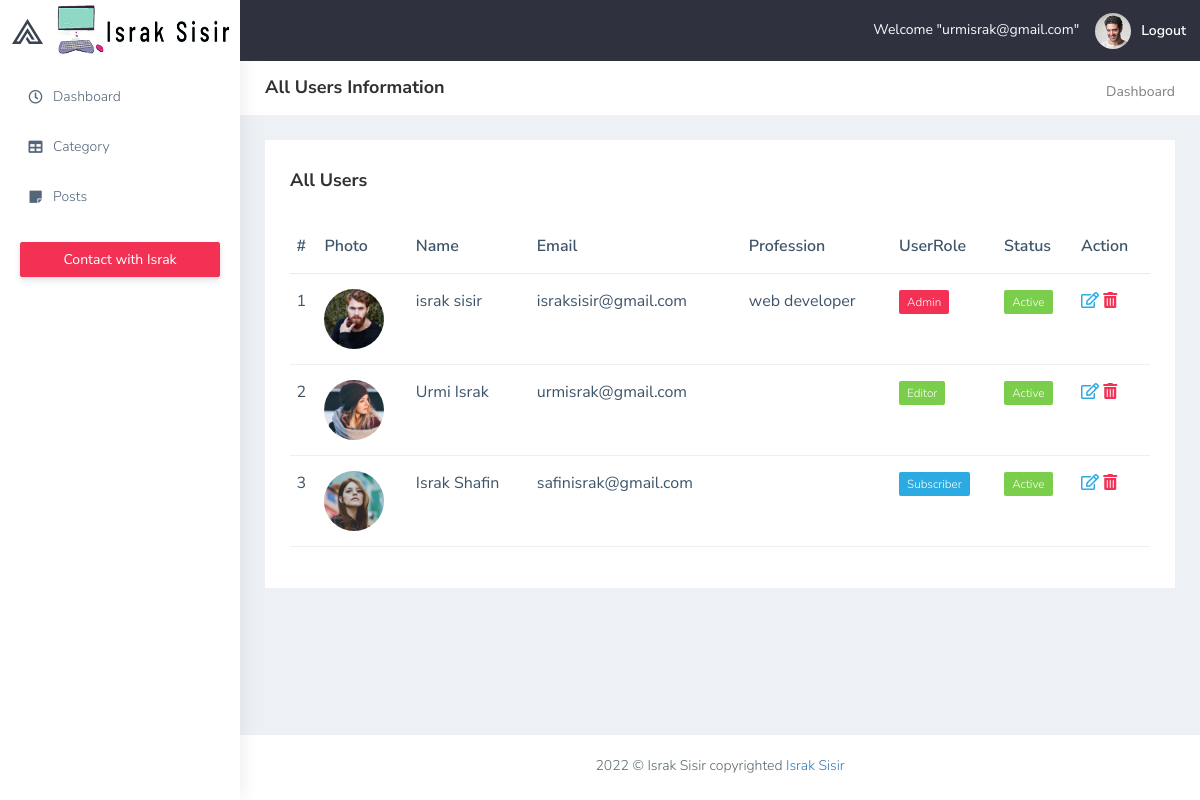
/admin/users.php (signed in), run on the app's committed database.
### tables this page shows
CREATE TABLE `users` (
  `u_id` int(11) NOT NULL,
  `u_name` varchar(255) NOT NULL,
  `u_mail` varchar(255) NOT NULL,
  `u_pass` varchar(255) NOT NULL,
  `u_photo` varchar(255) NOT NULL,
  `u_status` int(11) NOT NULL COMMENT '1 for active, 0 for inactive',
  `u_type` int(11) NOT NULL COMMENT '0 for subscriber, 1 for editor',
  `u_profession` varchar(255) NOT NULL
);

### admin/users.php (the view, shortened to what this page needs)
<?php include 'inc/header.php'; ?>
<div class="page-breadcrumb bg-white">
    <div class="row align-items-center">
        <div class="col-lg-3 col-md-4 col-sm-4 col-xs-12">
            <h4 class="page-title">All Users Information</h4>
        </div>
        <div class="col-lg-9 col-sm-8 col-md-8 col-xs-12">
            <div class="d-md-flex">
                <ol class="breadcrumb ms-auto">
                    <li><a href="#" class="fw-normal">Dashboard</a></li>
                </ol>
            </div>
        </div>
    </div>
</div>
<?php
$do = isset($_GET['do']) ? $_GET['do'] : 'view';
if($do == 'view'){
?>
<div class="container-fluid">
    <div class="row justify-content-center">
        <div class="col-lg-12 col-md-12 col-sm-12">
            <div class="white-box analytics-info">
                <h3 class="box-title">All Users</h3>
                <div class="mt-4">
                    <div class="table-responsive">
                        <table class="table text-nowrap">
                            <thead>
                                <tr>
                                    <th class="border-top-0">#</th>
                                    <th class="border-top-0">Photo</th>
                                    <th class="border-top-0">Name</th>
                                    <th class="border-top-0">Email</th>
                                    <th class="border-top-0">Profession</th>
                                    <th class="border-top-0">UserRole</th>
                                    <th class="border-top-0">Status</th>
                                    <th class="border-top-0">Action</th>
                                </tr>
                            </thead>
                            <tbody>
                                <?php
                                $all_users = "SELECT * FROM users";
                                $users_res = mysqli_query($conn,$all_users);
                                $serial = 0;
                                while ($row = mysqli_fetch_assoc($users_res)){
                                $u_id         = $row['u_id'];
                                $u_name       = $row['u_name'];
                                $u_mail       = $row['u_mail'];
                                $u_photo      = $row['u_photo'];
                                $u_status     = $row['u_status'];
                                $u_type       = $row['u_type'];
                                $u_profession = $row['u_profession'];
                                $serial++;
                                ?>
                                <tr>
                                <td><?php echo $serial; ?></td>
                                <td><img src="images/users/<?php echo $u_photo; ?>" width="60" style="border-radius: 100%;"></td>
                                <td><?php echo $u_name; ?></td>
                                <td><?php echo $u_mail; ?></td>
                                <td><?php echo $u_profession; ?></td>
                                <td>
                                <?php
                                if($u_type == 0)
                                    echo '<span class="badge bg-info">Subscriber</span>';
                                else if($u_type == 1)
                                    echo '<span class="badge bg-success">Editor</span>';
                                else
                                    echo '<span class="badge bg-danger">Admin</span>';
                                        ?>
                                    </td>
                                    <td>
                                        <?php
                                        if($u_status == 1)
                                        echo '<span class="badge bg-success">Active</span>';
                                        else
                                        echo '<span class="badge bg-danger">Inactive</span>';
                                        ?>
                                    </td>
                                    <td>
                                        <a href="users.php?do=edit&edit_id=<?php echo $u_id; ?>" data-toggle="tooltip" data-placement="left" title="Edit"><i class="far fa-edit"></i></a>
                                        <a href="" data-toggle="tooltip" data-placement="right" title="Delete" data-bs-toggle="modal" data-bs-target="#delid<?php echo $u_id;?>"><i class="fas fa-trash-alt text-danger"></i></a>
                                    </td>
                                </tr>
                                <?php
                                }
                                ?>
                            </tbody>
                        </table>
                    </div>
                </div>
            </div>
        </div>
    </div>
</div>
<?php
}
?>
<?php include 'inc/footer.php'; ?>

### admin/inc/header.php (shortened to what this page needs)
<!DOCTYPE html>
<html dir="ltr" lang="en">
    <head>
        <link href="plugins/bower_components/chartist/dist/chartist.min.css" rel="stylesheet">
        <link rel="stylesheet" href="plugins/bower_components/chartist-plugin-tooltips/dist/chartist-plugin-tooltip.css">
        <link href="css/style.min.css" rel="stylesheet">
    </head>
    <body>
        <div id="main-wrapper" data-layout="vertical" data-navbarbg="skin5" data-sidebartype="full"
            data-sidebar-position="absolute" data-header-position="absolute" data-boxed-layout="full">
            <header class="topbar" data-navbarbg="skin5">
                <nav class="navbar top-navbar navbar-expand-md navbar-dark">
                    <div class="navbar-header" data-logobg="skin6">
                        <a class="navbar-brand" href="dashboard.html">
                            <b class="logo-icon">
                            <img src="plugins/images/logo-icon.png" alt="homepage" />
                            </b>
                            <span class="logo-text">
                                <img src="plugins/images/logo-text.png" alt="homepage" />
                            </span>
                        </a>
                    </div>
                    <div class="navbar-collapse collapse" id="navbarSupportedContent" data-navbarbg="skin5">
                        <ul class="navbar-nav ms-auto d-flex align-items-center">
                            <li class=" in">
                                <h6 class="text-light pt-2 me-2"><?php echo 'Welcome "'.$_SESSION['u_mail'].'"';?></h6>
                            </li>
                            <li>
                                <a class="profile-pic" href="inc/logout.php">
                                    <img src="plugins/images/users/varun.jpg" alt="user-img" width="36"
                                    class="img-circle"><span class="text-white font-medium">Logout</span></a>
                                </li>
                            </ul>
                        </div>
                    </nav>
                </header>
                <aside class="left-sidebar" data-sidebarbg="skin6">
                    <div class="scroll-sidebar">
                        <nav class="sidebar-nav">
                            <ul id="sidebarnav">
                                <li class="sidebar-item pt-2">
                                    <a class="sidebar-link waves-effect waves-dark sidebar-link" href="index.php"
                                        aria-expanded="false">
                                        <i class="far fa-clock" aria-hidden="true"></i>
                                        <span class="hide-menu">Dashboard</span>
                                    </a>
                                </li>
                                <?php
                                if($_SESSION['u_type'] == 1 || $_SESSION['u_type'] == 2){
                                    ?>
                                <li class="sidebar-item">
                                    <a class="sidebar-link waves-effect waves-dark sidebar-link" href="category.php"
                                        aria-expanded="false">
                                        <i class="fa fa-table" aria-hidden="true"></i>
                                        <span class="hide-menu">Category</span>
                                    </a>
                                </li>
                                <li class="sidebar-item">
                                    <span class="sidebar-link waves-effect waves-dark sidebar-link" aria-expanded="false" id="hassub">
                                        <i class="fas fa-sticky-note" aria-hidden="true"></i>
                                        <span class="hide-menu">Posts</span>
                                    </span>
                                </li>
                                    <?php
                                }
                                ?>
                                <li class="text-center p-20 upgrade-btn">
                                    <a href="https://fb.com/imisrakssr"
                                        class="btn d-grid btn-danger text-white" target="_blank">
                                    Contact with Israk</a>
                                </li>
                            </ul>
                        </nav>
                    </div>
                </aside>
                <div class="page-wrapper">

### admin/inc/footer.php (shortened to what this page needs)
<footer class="footer text-center"> 2022 © Israk Sisir copyrighted <a
href="https://facebook.com/imisrakssr/">Israk Sisir</a>
</footer>
</div>
</div>
</body>
</html>

### data on the page
users: u_photo (picture), u_name "israk sisir", u_mail "israksisir@gmail.com", u_profession "web developer", u_type "Admin", u_status "Active"
users: u_photo (picture), u_name "Urmi Israk", u_mail "urmisrak@gmail.com", u_type "Editor", u_status "Active"
users: u_photo (picture), u_name "Israk Shafin", u_mail "safinisrak@gmail.com", u_type "Subscriber", u_status "Active"

### other printed values
$_SESSION['u_mail'] "urmisrak@gmail.com"
